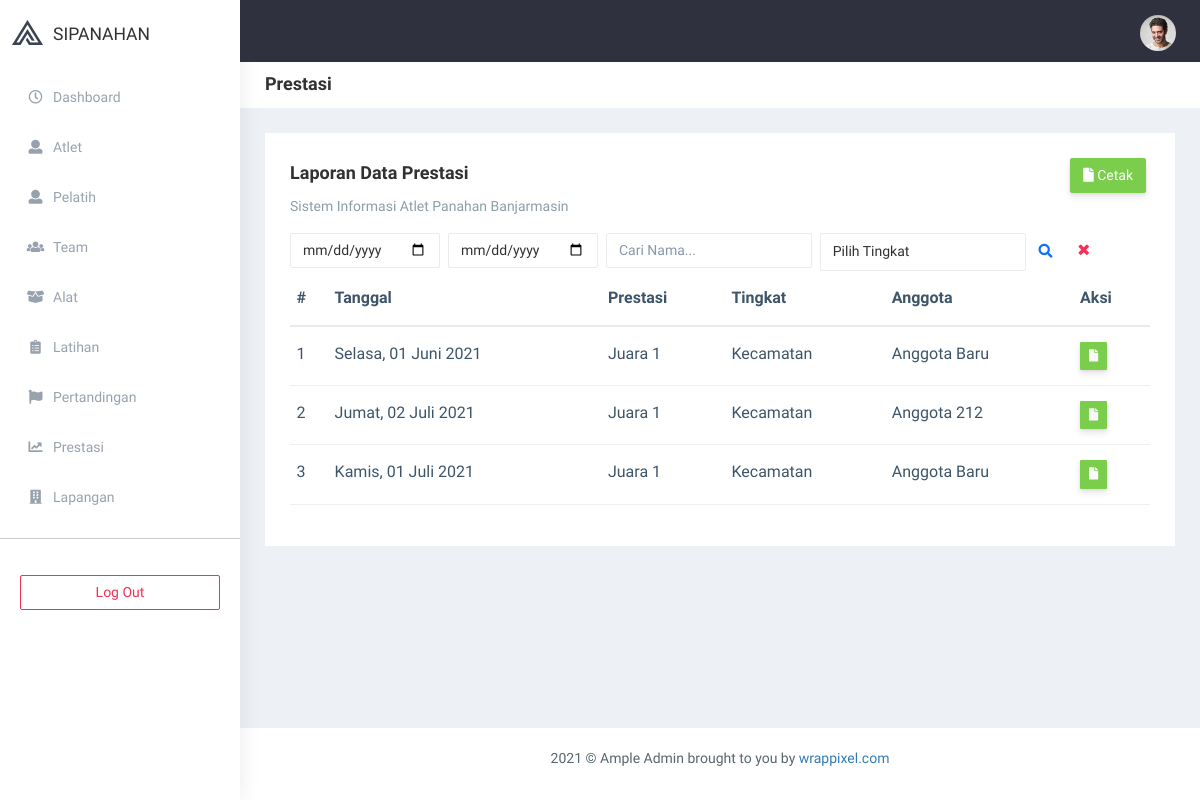
The app's page /index.php/laporan/prestasi with its own data.
### tables this page shows
CREATE TABLE `prestasi` (
  `id` int(11) NOT NULL,
  `prestasi` varchar(255) NOT NULL,
  `user_id` int(11) NOT NULL,
  `tingkat` int(11) NOT NULL,
  `tanggal` date NOT NULL
);

CREATE TABLE `users` (
  `id` int(11) NOT NULL,
  `nama` varchar(50) NOT NULL,
  `email` varchar(100) NOT NULL,
  `telepon` varchar(255) DEFAULT NULL,
  `alamat` text DEFAULT NULL,
  `username` varchar(100) NOT NULL,
  `password` varchar(255) NOT NULL,
  `level` int(11) NOT NULL,
  `status` int(11) NOT NULL,
  `tim_id` int(11) DEFAULT NULL,
  `image` varchar(100) NOT NULL,
  `reset_password` text DEFAULT NULL
);

### application/controllers/Laporan.php (called while the page is built, shortened)
<?php
class Laporan extends CI_Controller {
	function __construct() {
        $this->load->model(['m_app']);
    }
    public function prestasi() {
        $var    = [
            'page'  =>  'admin/laporan/prestasi',
            'title' =>  'Prestasi',
            'prestasi'   =>  $this->m_app->getPrestasi()->result(),
            'user'  =>  $this->m_app->getAnggota()->result(),
            'tingkat' => ['Kecamatan', 'Kabupaten / Kota', 'Provinsi', 'Nasional'],
        ];
        $this->load->view('layout/admin', $var);
    }
}

### index.php (called while the page is built, shortened)
<?php
require_once BASEPATH.'core/CodeIgniter.php';

### application/models/M_app.php (called while the page is built, shortened)
<?php defined('BASEPATH') OR exit('No direct script access allowed');
class M_app extends CI_Model {
    function getAnggota($var = null, $tim = null) {
        $this->db->select('users.*, tim.id AS tim_id, tim.tim');
        $this->db->from('users');
        $this->db->join('tim', 'tim.id = users.tim_id');
        $this->db->where('level', 3);
        $this->db->order_by('id', 'DESC');
    	return $this->db->get();
    }
    function getKehadiran($var = null, $user_id = null) {
        $this->db->select('kehadiran.*, users.id AS user_id, users.nama, latihan.id AS latihan_id, latihan.tempat');
        $this->db->from('kehadiran');
        if ($var != null) {
            $this->db->where('kehadiran.latihan_id', $var);
        }
        $this->db->order_by('id', 'DESC');
        $this->db->join('users', 'users.id = kehadiran.user_id');
        $this->db->join('latihan', 'latihan.id = kehadiran.latihan_id');
    	return $this->db->get();
    }
    function getPrestasi($var = null, $user_id = null, $tim = null) {
        $this->db->select('prestasi.*, users.id AS user_id, users.nama, tim.tim');
        $this->db->from('prestasi');
        $this->db->order_by('id', 'DESC');
        $this->db->join('users', 'users.id = prestasi.user_id');
        $this->db->join('tim', 'tim.id = users.tim_id');
    	return $this->db->get();
    }
}

### application/helpers/custom_helper.php (called while the page is built, shortened)
<?php if ( ! defined('BASEPATH')) exit('No direct script access allowed');
    if ( ! function_exists('bulan'))
    {
        function bulan($bln)
        {
            switch ($bln)
            {
                case 6:
                    return "Juni";
                    break;
                case 7:
                    return "Juli";
                    break;
            }
        }
    }
    if ( ! function_exists('longdate_indo'))
    {
        function longdate_indo($tanggal)
        {
            $ubah = gmdate($tanggal, time()+60*60*8);
            $pecah = explode("-",$ubah);
            $tgl = $pecah[2];
            $bln = $pecah[1];
            $thn = $pecah[0];
            $bulan = bulan($pecah[1]);
            $nama = date("l", mktime(0,0,0,$bln,$tgl,$thn));
            $nama_hari = "";
            if($nama=="Sunday") {$nama_hari="Minggu";}
            else if($nama=="Monday") {$nama_hari="Senin";}
            else if($nama=="Tuesday") {$nama_hari="Selasa";}
            else if($nama=="Wednesday") {$nama_hari="Rabu";}
            else if($nama=="Thursday") {$nama_hari="Kamis";}
            else if($nama=="Friday") {$nama_hari="Jumat";}
            else if($nama=="Saturday") {$nama_hari="Sabtu";}
            return $nama_hari.', '.$tgl.' '.$bulan.' '.$thn;
        }
    }

### application/views/admin/laporan/prestasi.php (the view, shortened to what this page needs)
<div class="row">
    <div class="col-sm-12">
        <div class="white-box">
            <div class="row">
                <div class="col-md-6">
                    <h3 class="box-title">Laporan Data <?= $title ?></h3>
                    <p class="text-muted">Sistem Informasi Atlet Panahan Banjarmasin</p>
                </div>
                <div class="col-md-6 text-right" >
                    <form role="search" action="<?= site_url('export/prestasi') ?>" target="_blank" method="get" class="">
                        <button type="submit" class="btn btn-success text-white mr-1"><i class="fa fa-file" aria-hidden="true"></i> Cetak</button>
                    </form>
                </div>
                <div class="col-md-12">
                    <form role="search" action="<?php echo site_url('laporan/prestasi')?>" method="get" class="app-search d-flex me-5">
                        <input type="date" value="<?php echo (!empty($_GET['a'])) ? $_GET['a'] : '' ?>" name="a" class="form-control mt-0 w-50 mr-2">
                        <input type="date" value="<?php echo (!empty($_GET['b'])) ? $_GET['b'] : '' ?>" name="b" class="form-control mt-0 w-50 mr-2">
                        <input type="text" placeholder="Cari Nama..." value="<?php echo (!empty($_GET['search'])) ? $_GET['search'] : '' ?>" name="search" class="form-control mt-0 mr-2">
                        <select class="form-control" name="tingkat" >
                            <option value="">Pilih Tingkat</option>
                        </select>
                        <button type="submit" class="btn btn-link"><i class="fa fa-search"></i></button>
                        <a name="" id="" class="btn btn-link text-danger" href="<?php echo site_url('laporan/prestasi')?>" role="button"><i class="fa fa-times"></i></a>
                    </form>
                </div>
            </div>
            <div class="table-responsive">
                <table class="table text-nowrap">
                    <thead>
                        <tr>
                            <th class="border-top-0">#</th>
                            <th class="border-top-0">Tanggal</th>
                            <th class="border-top-0">Prestasi</th>
                            <th class="border-top-0">Tingkat</th>
                            <th class="border-top-0">Anggota</th>
                            <th class="border-top-0">Aksi</th>
                        </tr>
                    </thead>
                    <tbody>
                    <?php foreach ($prestasi as $x => $data):?>
                        <tr>
                            <td><?= $x+1 ?></td>
                            <td><?= longdate_indo($data->tanggal) ?></td>
                            <td><?= $data->prestasi ?></td>
                            <td><?= $tingkat[$data->tingkat - 1] ?></td>
                            <td><?= $data->nama ?></td>
                            <td>
                                <div class="text-center">
                                    <span>
                                        <a href="<?php echo site_url('export/surat_prestasi/'.$data->id); ?>" target="_blank" >
                                            <button class="btn btn-sm btn-success mr-1" style="float:left;">
                                                <i class="fa fa-file" style="color: #fafafa;"></i>
                                            </button>
                                        </a>
                                    </span>
                                </div>
                            </td>
                        </tr>
                    <?php endforeach; ?>
                    </tbody>
                </table>
            </div>
        </div>
    </div>
</div>

### records on screen
prestasi: tanggal "Selasa, 01 Juni 2021", prestasi "Juara 1", tingkat "Kecamatan", user.nama "Anggota Baru"
prestasi: tanggal "Jumat, 02 Juli 2021", prestasi "Juara 1", tingkat "Kecamatan", user.nama "Anggota 212"
prestasi: tanggal "Kamis, 01 Juli 2021", prestasi "Juara 1", tingkat "Kecamatan", user.nama "Anggota Baru"

### other values on screen
$title "Prestasi"
